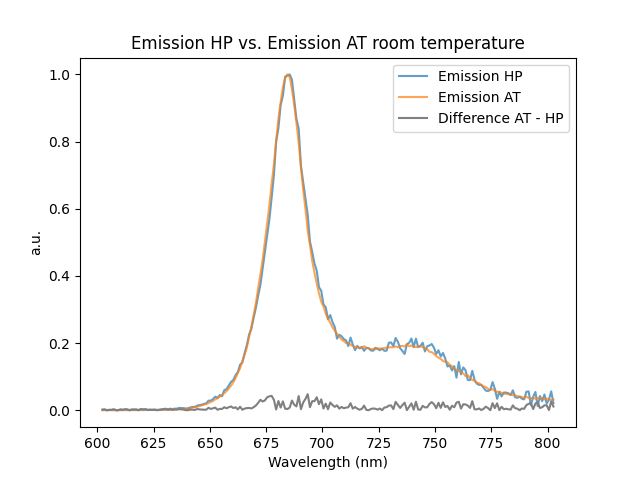

This figure's Python source:
# paketten importeren
import csv
import matplotlib.pyplot as plt

### LIJSTEN
rownumber = 0
wv_AT = []
wv_HP = []
emHPrt = []
emATrt = []

# Verkrijg data uit excel bestand
with open('Graph3.csv', newline='') as csvfile:
    reader = csv.reader(csvfile, delimiter=';')
    next(reader)  # Slaat de kopregel over

    for row in reader:
        rownumber += 1
        if rownumber < 202:
            # Verander elke komma in punt en string --> float
            wv_AT_corrected = float(row[0].replace(',', '.'))
            emATrt_corrected = float(row[2].replace(',', '.'))
        if rownumber < 202:
            wv_HP_corrected = float(row[0].replace(',', '.'))
            emHPrt_corrected = float(row[1].replace(',', '.'))

        wv_HP.append(wv_HP_corrected)
        wv_AT.append(wv_AT_corrected)
        emHPrt.append(emHPrt_corrected)
        emATrt.append(emATrt_corrected)

# Normaliseer de waarden op het tweede maximum
max_emHPrt = 2748197.25
max_emATrt = 1
emHPrt_norm = [x / max_emHPrt for x in emHPrt]
emATrt_norm = [x / max_emATrt for x in emATrt]

verschil = [abs(a - b) for a, b in zip(emATrt_norm, emHPrt_norm)]

# Plot grafiek
plt.figure()
plt.plot(wv_HP, emHPrt_norm, alpha = 0.7, label = 'Emission HP')
plt.plot(wv_AT, emATrt_norm, alpha = 0.7, label = 'Emission AT')
plt.plot(wv_HP, verschil, color = 'grey', label = 'Difference AT - HP')
plt.xlabel('Wavelength (nm)')
plt.ylabel('a.u.')
plt.title('Emission HP vs. Emission AT room temperature')
plt.legend()
plt.savefig('Graph3.png')